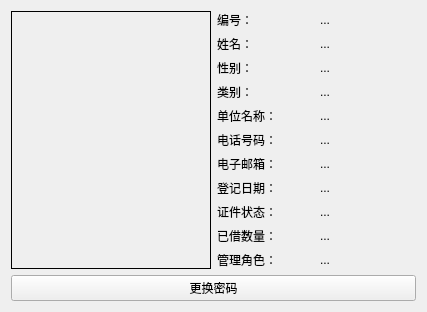
<?xml version="1.0" encoding="UTF-8"?>
<ui version="4.0">
 <class>user_room_Form</class>
 <widget class="QWidget" name="user_room_Form">
  <property name="geometry">
   <rect>
    <x>0</x>
    <y>0</y>
    <width>427</width>
    <height>251</height>
   </rect>
  </property>
  <property name="windowTitle">
   <string>个人中心</string>
  </property>
  <layout class="QGridLayout" name="gridLayout">
   <item row="0" column="0">
    <layout class="QVBoxLayout" name="verticalLayout_3">
     <item>
      <layout class="QHBoxLayout" name="horizontalLayout_2">
       <item>
        <widget class="QLabel" name="user_photo">
         <property name="frameShape">
          <enum>QFrame::Box</enum>
         </property>
         <property name="text">
          <string/>
         </property>
         <property name="pixmap">
          <pixmap resource="../img_rcc.qrc">:/Icon/load.png</pixmap>
         </property>
         <property name="alignment">
          <set>Qt::AlignCenter</set>
         </property>
        </widget>
       </item>
       <item>
        <layout class="QHBoxLayout" name="horizontalLayout">
         <item>
          <layout class="QVBoxLayout" name="verticalLayout">
           <item>
            <widget class="QLabel" name="label">
             <property name="text">
              <string>编号：</string>
             </property>
            </widget>
           </item>
           <item>
            <widget class="QLabel" name="label_2">
             <property name="text">
              <string>姓名：</string>
             </property>
            </widget>
           </item>
           <item>
            <widget class="QLabel" name="label_3">
             <property name="text">
              <string>性别：</string>
             </property>
            </widget>
           </item>
           <item>
            <widget class="QLabel" name="label_11">
             <property name="text">
              <string>类别：</string>
             </property>
            </widget>
           </item>
           <item>
            <widget class="QLabel" name="label_4">
             <property name="text">
              <string>单位名称：</string>
             </property>
            </widget>
           </item>
           <item>
            <widget class="QLabel" name="label_5">
             <property name="text">
              <string>电话号码：</string>
             </property>
            </widget>
           </item>
           <item>
            <widget class="QLabel" name="label_6">
             <property name="text">
              <string>电子邮箱：</string>
             </property>
            </widget>
           </item>
           <item>
            <widget class="QLabel" name="label_7">
             <property name="text">
              <string>登记日期：</string>
             </property>
            </widget>
           </item>
           <item>
            <widget class="QLabel" name="label_9">
             <property name="text">
              <string>证件状态：</string>
             </property>
            </widget>
           </item>
           <item>
            <widget class="QLabel" name="label_10">
             <property name="text">
              <string>已借数量：</string>
             </property>
            </widget>
           </item>
           <item>
            <widget class="QLabel" name="label_12">
             <property name="text">
              <string>管理角色：</string>
             </property>
            </widget>
           </item>
          </layout>
         </item>
         <item>
          <layout class="QVBoxLayout" name="verticalLayout_2">
           <item>
            <widget class="QLabel" name="id">
             <property name="text">
              <string>...</string>
             </property>
            </widget>
           </item>
           <item>
            <widget class="QLabel" name="name">
             <property name="text">
              <string>...</string>
             </property>
            </widget>
           </item>
           <item>
            <widget class="QLabel" name="sex">
             <property name="text">
              <string>...</string>
             </property>
            </widget>
           </item>
           <item>
            <widget class="QLabel" name="type">
             <property name="text">
              <string>...</string>
             </property>
            </widget>
           </item>
           <item>
            <widget class="QLabel" name="dept">
             <property name="text">
              <string>...</string>
             </property>
            </widget>
           </item>
           <item>
            <widget class="QLabel" name="phone">
             <property name="text">
              <string>...</string>
             </property>
            </widget>
           </item>
           <item>
            <widget class="QLabel" name="email">
             <property name="text">
              <string>...</string>
             </property>
            </widget>
           </item>
           <item>
            <widget class="QLabel" name="date">
             <property name="text">
              <string>...</string>
             </property>
            </widget>
           </item>
           <item>
            <widget class="QLabel" name="status">
             <property name="text">
              <string>...</string>
             </property>
            </widget>
           </item>
           <item>
            <widget class="QLabel" name="qty">
             <property name="text">
              <string>...</string>
             </property>
            </widget>
           </item>
           <item>
            <widget class="QLabel" name="roles">
             <property name="text">
              <string>...</string>
             </property>
            </widget>
           </item>
          </layout>
         </item>
        </layout>
       </item>
      </layout>
     </item>
     <item>
      <widget class="QPushButton" name="psw_change_btn">
       <property name="text">
        <string>更换密码</string>
       </property>
      </widget>
     </item>
    </layout>
   </item>
  </layout>
 </widget>
 <resources>
  <include location="../img_rcc.qrc"/>
 </resources>
 <connections/>
</ui>
